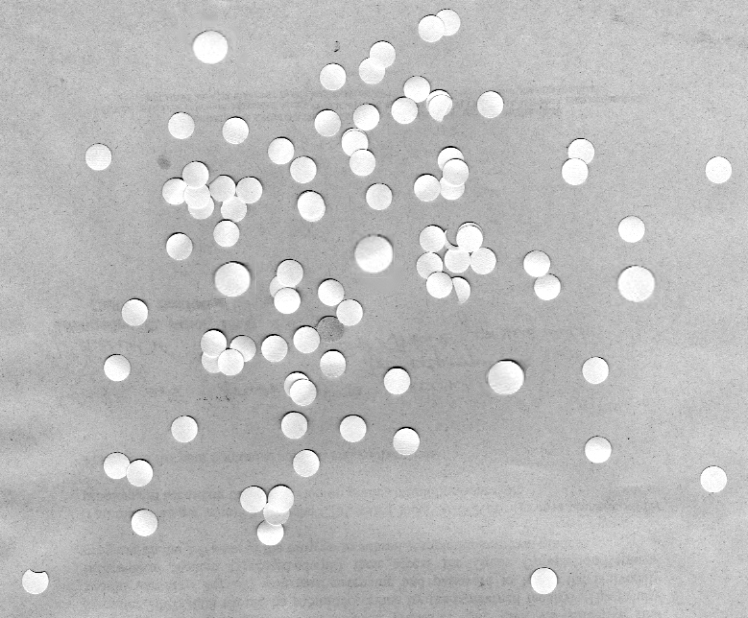
#> input picture MIR04_02/input_images/cells1.jpg, 748 x 618 px
$ python solution_04_02.py   (Python 2 division)
#> lines starting #> are read from the running program, lines starting #| are printed output that depends on the picture; after the words box and inside, x2 and y2 are one past the last pixel; in counts of white or black regions, pixels touching at a corner belong together
#> further down, input_image is the input picture: PIL image 748x618 L; min 0, max 255, mean 187.7
#!\bin\python

'''
Multimedia Retrieval Information
Homework 4, Exercise 2
Blobs

Goal: Developed a program for finding blobs using Difference-of-Gaussian

@author: Federico Raue
'''


from __future__ import division
from scipy.ndimage import filters
from numpy import asarray
from pylab import where,float64, sqrt
from sets import Set

import Image
import ImageDraw


def preprocessing(input_image, scale, factor):
    """Given an image object, return the difference of gaussian matrix

    """
#> called with scale = 3.9, factor = 0.9
    var1 = scale / sqrt(2)
    var2 = scale * sqrt(2)
    image_array = (asarray(input_image)).astype(float64)/255. * scale
    threshold = image_array.max() * factor
#> threshold = 3.51
    image_array[where(image_array < threshold)] = 0
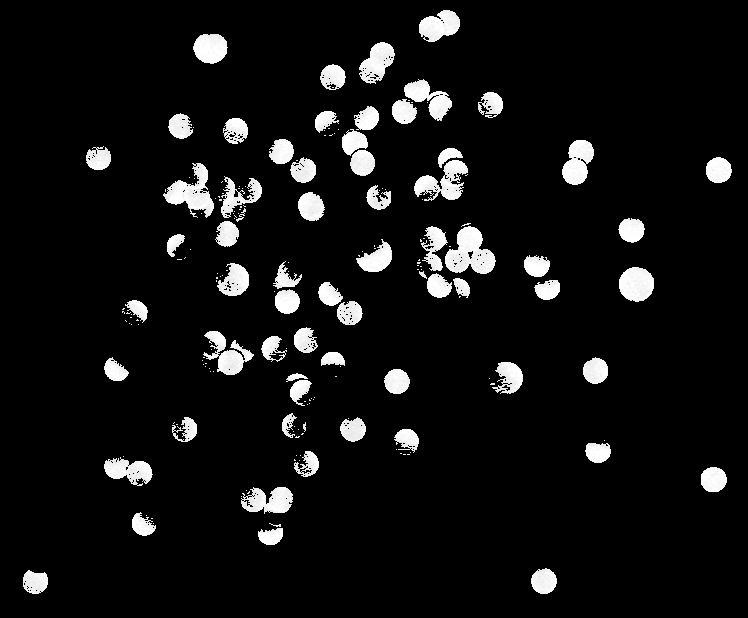
#> image_array: shape (618, 748) float64; min 0, max 3.9, mean 0.281; drawn with min black and max white
    image_array[where(image_array >= threshold)] = 255
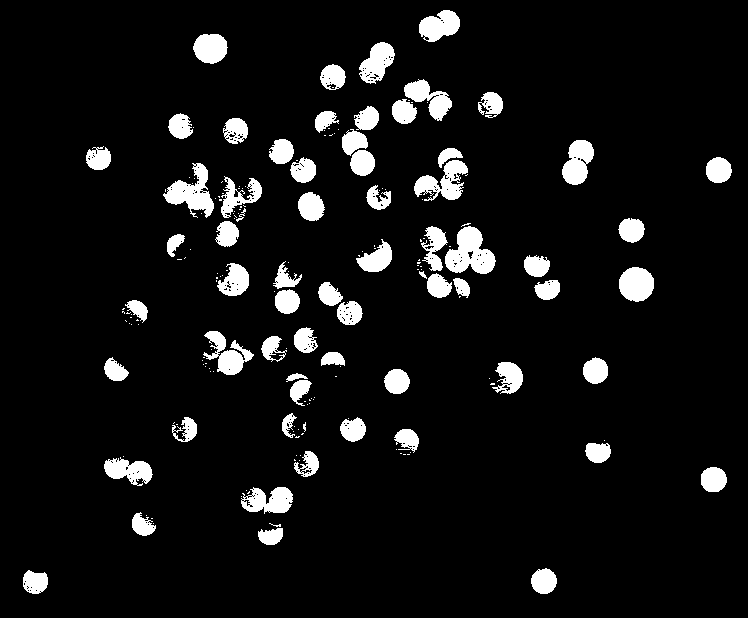
#> image_array: shape (618, 748) float64; 7.5% white; 190 white regions (123 under 20 px), largest, box (x1, y1, x2, y2) and area: (445, 226, 496, 274) 1500, (163, 163, 214, 218) 1271, (414, 160, 468, 201) 1112

    image_gaussian = filters.gaussian_filter(image_array, sigma=(var1,var1)) - \
                     filters.gaussian_filter(image_array, sigma=(var2,var2))
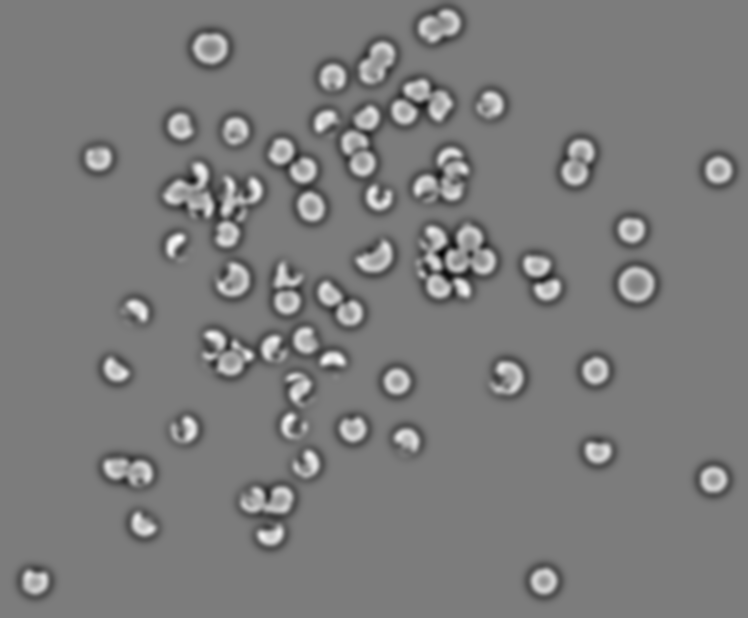
#> image_gaussian: shape (618, 748) float64; min -88.03, max 91.6, mean 0; drawn with min black and max white

    return image_gaussian


# [165 lines left out: functions local_maximum, radio_maximum_north, radio_maximum_south, radio_maximum_east, radio_maximum_west, radio_maximum and 3 more, not called in this run]


#===================================================================#
#                                                                   #
#                        MAIN PROGRAM                               #
#                                                                   #
#===================================================================#


#---Parameters for the program--------------------------------
name_file = "cells1"
scale = 3.9
factor = 0.90

try:
    input_image = Image.open("input_images/" + name_file + ".jpg").convert("L")
except :
    print "There is a problem with " + name_file + ".jpg"


image_gaussian = preprocessing(input_image, scale, factor)

#> (the run stopped early here; a loop or call above may not have finished)

$ run again, with MIR04_02/input_images/cells2.jpg copied over MIR04_02/input_images/cells1.jpg
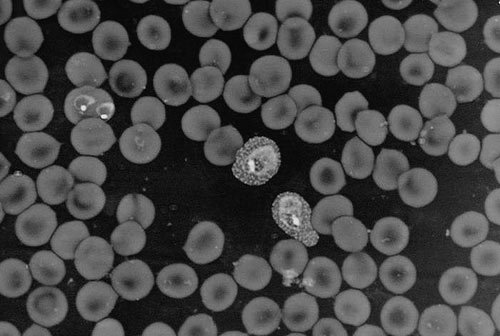
#> input picture MIR04_02/input_images/cells2.jpg, 500 x 336 px
#> input_image is the input picture: PIL image 500x336 L; min 0, max 246, mean 70.8
#> threshold = 3.39
#> in preprocessing, `image_array[where(image_array < threshold)] = 0`:
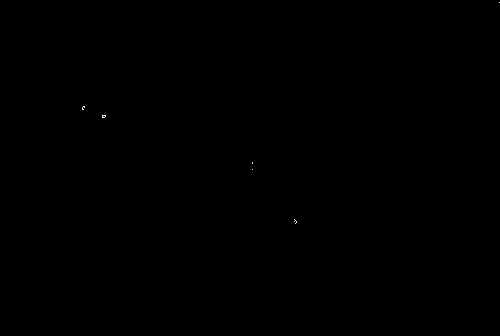
#> image_array: shape (336, 500) float64; min 0, max 3.76, mean 0.00054; drawn with min black and max white
#> in preprocessing, `image_gaussian = filters.gaussian_filter(image_array, sigma=(var1,var1..`:
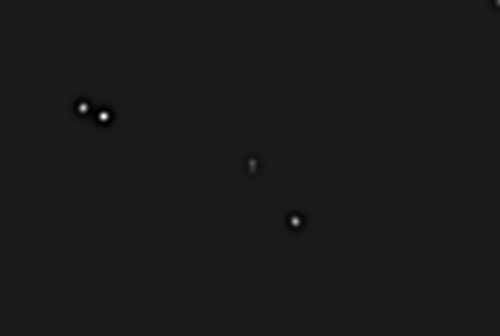
#> image_gaussian: shape (336, 500) float64; min -3.49, max 30.07, mean 0; drawn with min black and max white
